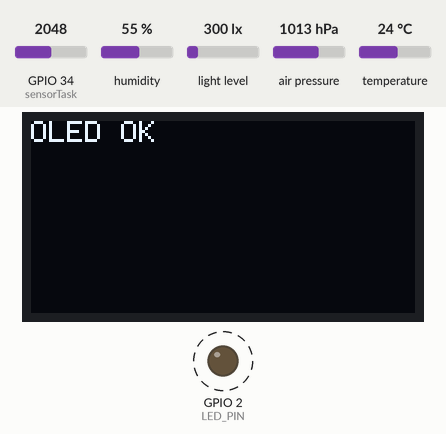
The program below on a simulated ESP32. Parts: 128×64 one-colour display, output pins drawn as LEDs (lit = HIGH). Dashed ring = blinking. Inputs (shaded band) come from the test bench; at power-on: humidity 55 %, GPIO 34 (sensorTask) = 2048, light level 300 lx, temperature 24 °C, air pressure 1013 hPa.

Above: at 4.8 s.
4.9 s: humidity set to 22 %
At 8.9 s:
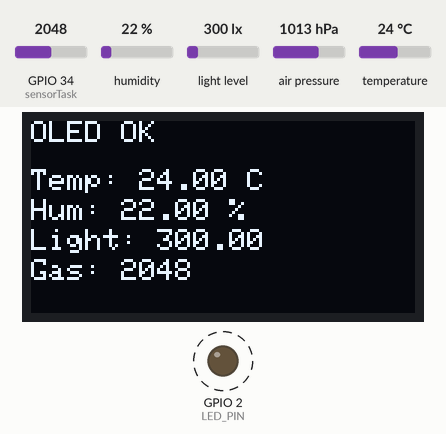
9.9 s: GPIO 34 (sensorTask) set to 2540
At 15.25 s:
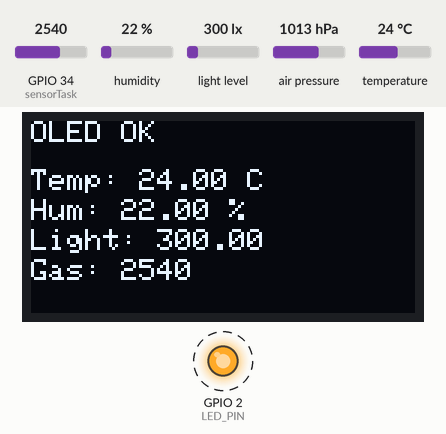
15.7 s: light level set to 40 lx
At 18.0 s:
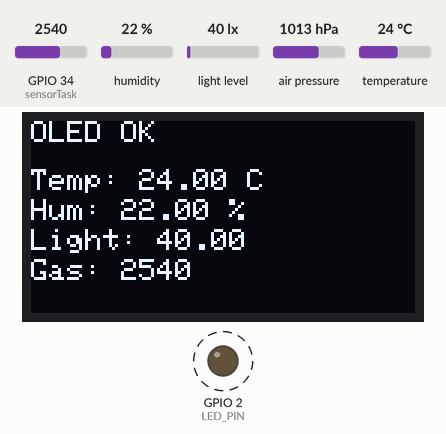
20.7 s: temperature set to 12 °C
At 27.2 s:
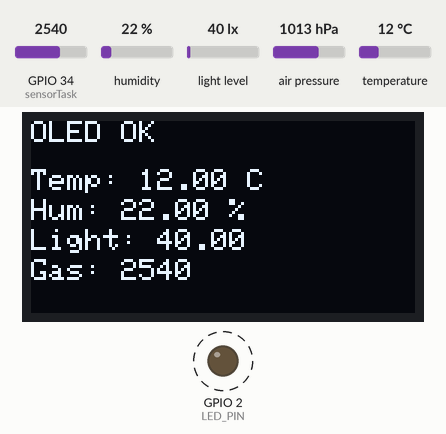
27.9 s: GPIO 34 (sensorTask) set to 2460
At 30.2 s:
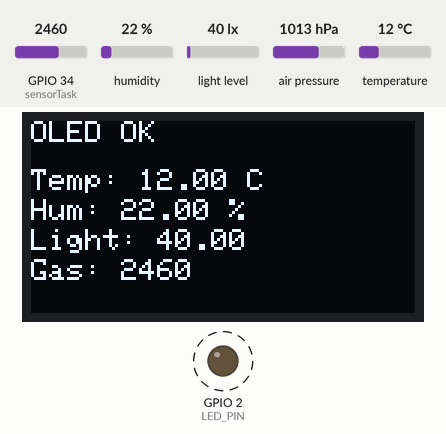
32.9 s: GPIO 34 (sensorTask) set to 2866
At 39.1 s:
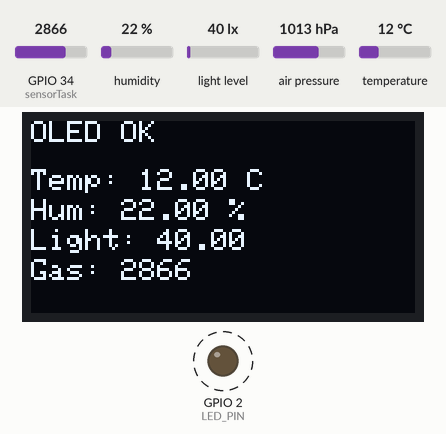
Timing chart, 0 to 41.1 s (numbered marks = the images above; inputs shaded):
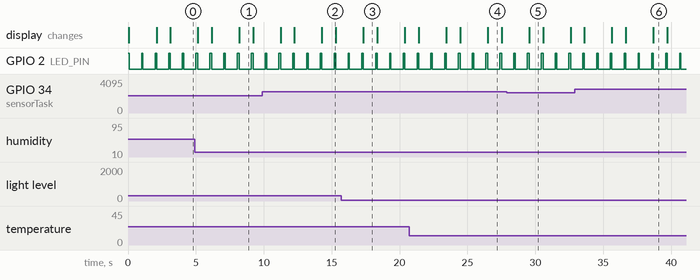

Measured:
- after the input at 4.9 s, the display: first differs from a run without the input after 3.3 s (image 1)
- after the input at 9.9 s, the display: first differs from a run without the input after 4.4 s (image 2)
- after the input at 15.7 s, the display: changes after 1.6 s (image 3)
- after the input at 20.7 s, the display: first differs from a run without the input after 5.8 s (image 4)
- after the input at 27.9 s, the display: changes after 1.6 s (image 5)
- after the input at 32.9 s, the display: first differs from a run without the input after 5.8 s (image 6)
- by itself, GPIO 2 (LED_PIN): alternates HIGH for 0.13 s and LOW for 0.90 s

The program:

main.cpp
```cpp
#include <Arduino.h>
#include <Wire.h>
#include <Adafruit_BME280.h>
#include <BH1750.h>
#include <Adafruit_GFX.h>
#include <Adafruit_SSD1306.h>


struct SensorData {
  float temperature;
  float humidity;
  float pressure;
  float light;
  int gas;
  bool valid;
};
Adafruit_BME280 bme;
BH1750 lightMeter;

enum SystemState {
  STATE_INIT,
  STATE_OK,
  STATE_WARNING,
  STATE_ERROR
};

volatile SystemState systemState = STATE_INIT;


volatile SensorData sensorData;

// -------------------
// Hardware definition
// --------------------
#define LED_PIN 2

#define SCREEN_WIDTH 128
#define SCREEN_HEIGHT 64

Adafruit_SSD1306 display(SCREEN_WIDTH, SCREEN_HEIGHT, &Wire, -1);


// --------------------
// Task handles
// --------------------
TaskHandle_t systemTaskHandle = NULL;
TaskHandle_t sensorTaskHandle = NULL;
TaskHandle_t outputTaskHandle = NULL;

const float TEMP_MAX_WARNING = 35.0;
const float TEMP_MAX_ERROR   = 50.0;

const int   GAS_MAX_WARNING  = 2500;
const int   GAS_MAX_ERROR    = 3500;


// --------------------
// System Task (Heartbeat)
// --------------------
void systemTask(void *parameter) {
  pinMode(LED_PIN, OUTPUT);

  while (true) {
    digitalWrite(LED_PIN, HIGH);
    vTaskDelay(pdMS_TO_TICKS(100));
    digitalWrite(LED_PIN, LOW);

    vTaskDelay(pdMS_TO_TICKS(900)); // total ~1 second
  }
}

// --------------------
// Sensor Task (Dummy)
// --------------------
void sensorTask(void *parameter) {


  bool bmeOk = bme.begin(0x76) || bme.begin(0x77);
  bool lightOk = lightMeter.begin(BH1750::CONTINUOUS_HIGH_RES_MODE);

  while (true) {
    if (bmeOk && lightOk) {
      sensorData.temperature = bme.readTemperature();
      sensorData.humidity    = bme.readHumidity();
      sensorData.pressure    = bme.readPressure() / 100.0f;
      sensorData.light       = lightMeter.readLightLevel();
      sensorData.gas         = analogRead(34);
      sensorData.valid       = true;
    } else {
      sensorData.valid = false;
    }

    vTaskDelay(pdMS_TO_TICKS(4000)); // sensor task runs every 4s
  }
}


// --------------------
// Output Task
// --------------------
void outputTask(void *parameter) {

  // OLED init (only once)
  if (!display.begin(SSD1306_SWITCHCAPVCC, 0x3C)) {
    systemState = STATE_ERROR;
    vTaskDelete(NULL);
  }

  display.clearDisplay();
  display.setTextSize(1);
  display.setTextColor(SSD1306_WHITE);

  while (true) {

    display.clearDisplay();

    // Line 1: System State
    display.setCursor(0, 0);
    display.print("State: ");

    if (systemState == STATE_OK) display.print("OK");
    else if (systemState == STATE_WARNING) display.print("WARN");
    else if (systemState == STATE_ERROR) display.print("ERROR");
    else display.print("INIT");
    display.clearDisplay();
    display.setCursor(0, 0);
    display.print("OLED OK");
    display.display();
vTaskDelay(pdMS_TO_TICKS(2000));


    // Line 2: Temperature
    display.setCursor(0, 16);
    display.print("Temp: ");
    display.print(sensorData.temperature);
    display.print(" C");

    // Line 3: Humidity
    display.setCursor(0, 26);
    display.print("Hum: ");
    display.print(sensorData.humidity);
    display.print(" %");

    // Line 4: Light
    display.setCursor(0, 36);
    display.print("Light: ");
    display.print(sensorData.light);

    // Line 5: Gas
    display.setCursor(0, 46);
    display.print("Gas: ");
    display.print(sensorData.gas);

    display.display();

    vTaskDelay(pdMS_TO_TICKS(1000));
  }
}


// --------------------
// Arduino setup
// --------------------
void setup() {
  Wire.begin(21, 22);

  pinMode(LED_PIN, OUTPUT);

  xTaskCreate(
    systemTask,
    "System Task",
    2048,
    NULL,
    1,
    &systemTaskHandle
  );

  xTaskCreate(
    sensorTask,
    "Sensor Task",
    2048,
    NULL,
    1,
    &sensorTaskHandle
  );

  xTaskCreate(
    outputTask,
    "Output Task",
    2048,
    NULL,
    1,
    &outputTaskHandle
  );
}

// --------------------
// Arduino loop
// --------------------
void loop() {
  // Empty on purpose.
  // RTOS scheduler is running the system.
}
```
